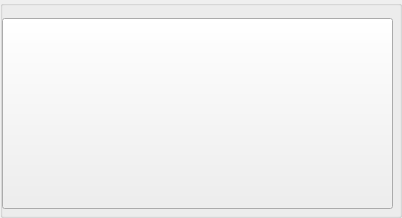
                              <widget class="QGroupBox" name="groupBox_menu6">
                               <property name="sizePolicy">
                                <sizepolicy hsizetype="Preferred" vsizetype="Minimum">
                                 <horstretch>0</horstretch>
                                 <verstretch>0</verstretch>
                                </sizepolicy>
                               </property>
                               <property name="minimumSize">
                                <size>
                                 <width>0</width>
                                 <height>200</height>
                                </size>
                               </property>
                               <property name="title">
                                <string/>
                               </property>
                               <widget class="QLabel" name="label_menu6">
                                <property name="geometry">
                                 <rect>
                                  <x>250</x>
                                  <y>20</y>
                                  <width>131</width>
                                  <height>181</height>
                                 </rect>
                                </property>
                                <property name="text">
                                 <string>TextLabel</string>
                                </property>
                               </widget>
                               <widget class="QLabel" name="label_top6">
                                <property name="geometry">
                                 <rect>
                                  <x>10</x>
                                  <y>80</y>
                                  <width>231</width>
                                  <height>30</height>
                                 </rect>
                                </property>
                                <property name="font">
                                 <font>
                                  <pointsize>8</pointsize>
                                 </font>
                                </property>
                                <property name="text">
                                 <string>TextLabel</string>
                                </property>
                               </widget>
                               <widget class="QPushButton" name="pushButton_61">
                                <property name="geometry">
                                 <rect>
                                  <x>2</x>
                                  <y>18</y>
                                  <width>391</width>
                                  <height>191</height>
                                 </rect>
                                </property>
                                <property name="text">
                                 <string/>
                                </property>
                               </widget>
                               <widget class="QLabel" name="label_mid6">
                                <property name="geometry">
                                 <rect>
                                  <x>10</x>
                                  <y>110</y>
                                  <width>231</width>
                                  <height>30</height>
                                 </rect>
                                </property>
                                <property name="font">
                                 <font>
                                  <pointsize>7</pointsize>
                                 </font>
                                </property>
                                <property name="text">
                                 <string>TextLabel</string>
                                </property>
                               </widget>
                               <widget class="QLabel" name="label_bot6">
                                <property name="geometry">
                                 <rect>
                                  <x>10</x>
                                  <y>130</y>
                                  <width>231</width>
                                  <height>30</height>
                                 </rect>
                                </property>
                                <property name="font">
                                 <font>
                                  <pointsize>7</pointsize>
                                 </font>
                                </property>
                                <property name="text">
                                 <string>TextLabel</string>
                                </property>
                               </widget>
                               <zorder>label_menu6</zorder>
                               <zorder>label_top6</zorder>
                               <zorder>label_mid6</zorder>
                               <zorder>label_bot6</zorder>
                               <zorder>pushButton_61</zorder>
                              </widget>
